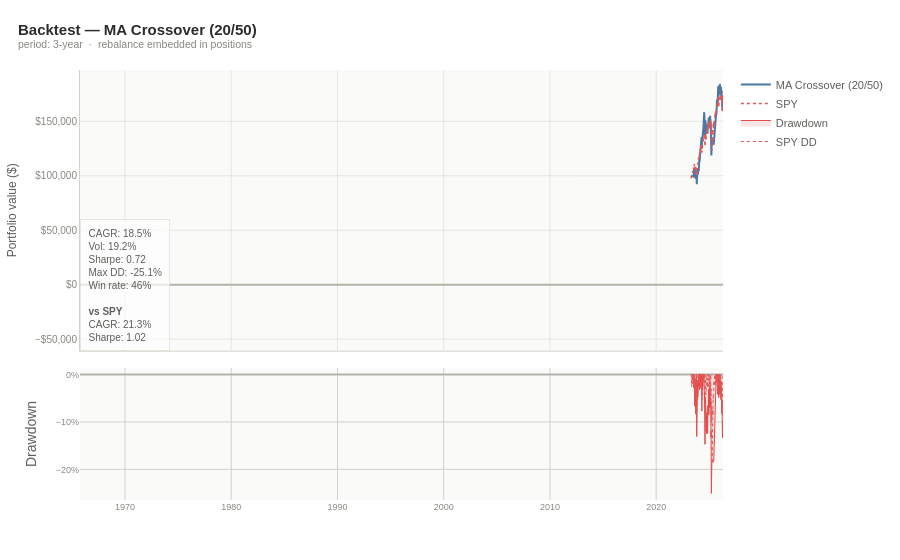

Here is the notebook cell this chart was saved with:
### Code cell
# run a strategy
result = backtest.run(quant, symbols,
    strategy=backtest.ma_crossover(fast=20, slow=50),
    period="3y",
    rebalance="monthly",
    transaction_cost_bps=10,
    benchmark="SPY")

print(result)                   # readable summary
print(result.metrics_df())      # vs benchmark table

plots.backtest(result).show()

### Figure 1 — Plotly figure (JSON) as saved in the notebook; plotly's stock layout.template omitted (floating-point values rounded to 4 significant figures; data arrays with more than 128 entries replaced by an {"elided": "..."} marker saying what was removed)
{"data": [{"hovertemplate": "%{x|%Y-%m-%d}<br>MA Crossover (20/50): %{y:$,.0f}<extra></extra>", "line": {"color": "#4C78A8", "width": 2}, "mode": "lines", "name": "MA Crossover (20/50)", "x": {"elided": "753 str values"}, "y": {"elided": "753 float values"}, "type": "scatter", "xaxis": "x", "yaxis": "y"}, {"hovertemplate": "%{x|%Y-%m-%d}<br>SPY: %{y:$,.0f}<extra></extra>", "line": {"color": "#E45756", "dash": "dot", "width": 1.5}, "mode": "lines", "name": "SPY", "x": {"elided": "753 str values"}, "y": {"elided": "753 float values"}, "type": "scatter", "xaxis": "x", "yaxis": "y"}, {"fill": "tozeroy", "fillcolor": "rgba(226,75,74,0.15)", "hovertemplate": "%{x|%Y-%m-%d}<br>Drawdown: %{y:.1%}<extra></extra>", "line": {"color": "#E24B4A", "width": 1}, "mode": "lines", "name": "Drawdown", "x": {"elided": "753 str values"}, "y": {"elided": "753 float values"}, "type": "scatter", "xaxis": "x2", "yaxis": "y2"}, {"hovertemplate": "%{x|%Y-%m-%d}<br>DD: %{y:.1%}<extra></extra>", "line": {"color": "#E45756", "dash": "dot", "width": 1}, "mode": "lines", "name": "SPY DD", "x": {"elided": "753 str values"}, "y": {"elided": "753 float values"}, "type": "scatter", "xaxis": "x2", "yaxis": "y2"}], "layout": {"xaxis": {"anchor": "y", "domain": [0.0, 1.0], "matches": "x2", "showticklabels": false, "tickfont": {"size": 10, "color": "#888780"}, "gridcolor": "#D3D1C7", "title": {"font": {"size": 12, "color": "#5F5E5A"}}, "gridwidth": 0.5, "linecolor": "#D3D1C7", "zerolinecolor": "#B4B2A9"}, "yaxis": {"anchor": "x", "domain": [0.3472, 1.0], "title": {"text": "Portfolio value ($)", "font": {"size": 12, "color": "#5F5E5A"}}, "tickfont": {"size": 10, "color": "#888780"}, "tickformat": "$,.0f", "gridcolor": "#D3D1C7", "zerolinecolor": "#B4B2A9", "gridwidth": 0.5, "linecolor": "#D3D1C7"}, "xaxis2": {"anchor": "y2", "domain": [0.0, 1.0], "tickfont": {"size": 9, "color": "#888780"}, "gridcolor": "#D3D1C7"}, "yaxis2": {"anchor": "x2", "domain": [0.0, 0.3072], "title": {"text": "Drawdown"}, "tickfont": {"size": 9, "color": "#888780"}, "tickformat": ".0%", "gridcolor": "#D3D1C7", "zerolinecolor": "#B4B2A9"}, "annotations": [{"align": "left", "bgcolor": "rgba(255,255,255,0.7)", "bordercolor": "#D3D1C7", "borderpad": 8, "borderwidth": 0.5, "font": {"color": "#5F5E5A", "size": 10}, "showarrow": false, "text": "CAGR: 18.5%<br>Vol: 19.2%<br>Sharpe: 0.72<br>Max DD: -25.1%<br>Win rate: 46%<br><br><b>vs SPY</b><br>CAGR: 21.3%<br>Sharpe: 1.02", "x": 0.01, "xref": "x", "y": 0.97, "yref": "y"}], "font": {"family": "sans-serif", "color": "#5F5E5A", "size": 12}, "hoverlabel": {"font": {"size": 12}, "bgcolor": "white"}, "margin": {"l": 60, "r": 40, "t": 70, "b": 60}, "legend": {"font": {"size": 11}, "bgcolor": "rgba(0,0,0,0)", "borderwidth": 0}, "title": {"font": {"size": 15, "color": "#2C2C2A"}, "text": "<b>Backtest — MA Crossover (20/50)</b><br><sup style='color:#888780'>period: 3-year  ·  rebalance embedded in positions</sup>", "x": 0.02}, "paper_bgcolor": "rgba(0,0,0,0)", "plot_bgcolor": "#FAFAF9", "hovermode": "x unified"}}
